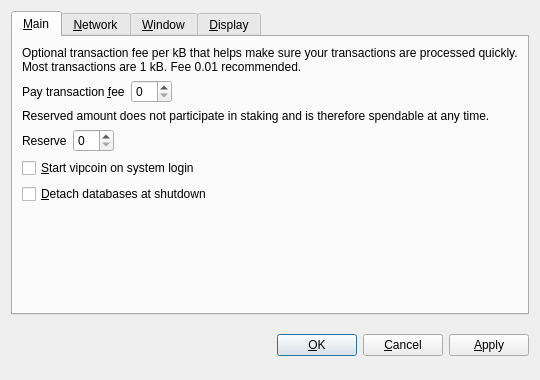
<?xml version="1.0" encoding="UTF-8"?>
<ui version="4.0">
 <class>OptionsDialog</class>
 <widget class="QDialog" name="OptionsDialog">
  <property name="geometry">
   <rect>
    <x>0</x>
    <y>0</y>
    <width>540</width>
    <height>380</height>
   </rect>
  </property>
  <property name="windowTitle">
   <string>Options</string>
  </property>
  <property name="modal">
   <bool>true</bool>
  </property>
  <layout class="QVBoxLayout" name="verticalLayout">
   <item>
    <widget class="QTabWidget" name="tabWidget">
     <property name="tabPosition">
      <enum>QTabWidget::North</enum>
     </property>
     <property name="currentIndex">
      <number>0</number>
     </property>
     <widget class="QWidget" name="tabMain">
      <attribute name="title">
       <string>&amp;Main</string>
      </attribute>
      <layout class="QVBoxLayout" name="verticalLayout_Main">
       <item>
        <widget class="QLabel" name="transactionFeeInfoLabel">
         <property name="text">
          <string>Optional transaction fee per kB that helps make sure your transactions are processed quickly. Most transactions are 1 kB. Fee 0.01 recommended.</string>
         </property>
         <property name="textFormat">
          <enum>Qt::PlainText</enum>
         </property>
         <property name="wordWrap">
          <bool>true</bool>
         </property>
        </widget>
       </item>
       <item>
        <layout class="QHBoxLayout" name="horizontalLayoutFee">
         <item>
          <widget class="QLabel" name="transactionFeeLabel">
           <property name="text">
            <string>Pay transaction &amp;fee</string>
           </property>
           <property name="textFormat">
            <enum>Qt::PlainText</enum>
           </property>
           <property name="buddy">
            <cstring>transactionFee</cstring>
           </property>
          </widget>
         </item>
         <item>
          <widget class="vipcoinAmountField" name="transactionFee"/>
         </item>
         <item>
          <spacer name="horizontalSpacerFee">
           <property name="orientation">
            <enum>Qt::Horizontal</enum>
           </property>
           <property name="sizeHint" stdset="0">
            <size>
             <width>40</width>
             <height>20</height>
            </size>
           </property>
          </spacer>
         </item>
        </layout>
       </item>
       <item>
        <widget class="QLabel" name="reserveBalanceInfoLabel">
         <property name="text">
          <string>Reserved amount does not participate in staking and is therefore spendable at any time.</string>
         </property>
         <property name="textFormat">
          <enum>Qt::PlainText</enum>
         </property>
         <property name="wordWrap">
          <bool>true</bool>
         </property>
        </widget>
       </item>
       <item>
        <layout class="QHBoxLayout" name="horizontalLayoutReserveBalance">
         <item>
          <widget class="QLabel" name="reserveBalanceLabel">
           <property name="text">
            <string>Reserve</string>
           </property>
           <property name="textFormat">
            <enum>Qt::PlainText</enum>
           </property>
           <property name="buddy">
            <cstring>reserveBalance</cstring>
           </property>
          </widget>
         </item>
         <item>
          <widget class="vipcoinAmountField" name="reserveBalance"/>
         </item>
         <item>
          <spacer name="horizontalSpacerReserveBalance">
           <property name="orientation">
            <enum>Qt::Horizontal</enum>
           </property>
           <property name="sizeHint" stdset="0">
            <size>
             <width>40</width>
             <height>20</height>
            </size>
           </property>
          </spacer>
         </item>
        </layout>
       </item>
       <item>
        <widget class="QCheckBox" name="vipcoinAtStartup">
         <property name="toolTip">
          <string>Automatically start vipcoin after logging in to the system.</string>
         </property>
         <property name="text">
          <string>&amp;Start vipcoin on system login</string>
         </property>
        </widget>
       </item>
       <item>
        <widget class="QCheckBox" name="detachDatabases">
         <property name="toolTip">
          <string>Detach block and address databases at shutdown. This means they can be moved to another data directory, but it slows down shutdown. The wallet is always detached.</string>
         </property>
         <property name="text">
          <string>&amp;Detach databases at shutdown</string>
         </property>
        </widget>
       </item>
       <item>
        <spacer name="verticalSpacer_Main">
         <property name="orientation">
          <enum>Qt::Vertical</enum>
         </property>
         <property name="sizeHint" stdset="0">
          <size>
           <width>20</width>
           <height>40</height>
          </size>
         </property>
        </spacer>
       </item>
      </layout>
     </widget>
     <widget class="QWidget" name="tabNetwork">
      <attribute name="title">
       <string>&amp;Network</string>
      </attribute>
      <layout class="QVBoxLayout" name="verticalLayout_Network">
       <item>
        <widget class="QCheckBox" name="mapPortUpnp">
         <property name="toolTip">
          <string>Automatically open the vipcoin client port on the router. This only works when your router supports UPnP and it is enabled.</string>
         </property>
         <property name="text">
          <string>Map port using &amp;UPnP</string>
         </property>
        </widget>
       </item>
       <item>
        <widget class="QCheckBox" name="connectSocks">
         <property name="toolTip">
          <string>Connect to the vipcoin network through a SOCKS proxy (e.g. when connecting through Tor).</string>
         </property>
         <property name="text">
          <string>&amp;Connect through SOCKS proxy:</string>
         </property>
        </widget>
       </item>
       <item>
        <layout class="QHBoxLayout" name="horizontalLayout_Network">
         <item>
          <widget class="QLabel" name="proxyIpLabel">
           <property name="text">
            <string>Proxy &amp;IP:</string>
           </property>
           <property name="textFormat">
            <enum>Qt::PlainText</enum>
           </property>
           <property name="buddy">
            <cstring>proxyIp</cstring>
           </property>
          </widget>
         </item>
         <item>
          <widget class="QValidatedLineEdit" name="proxyIp">
           <property name="maximumSize">
            <size>
             <width>140</width>
             <height>16777215</height>
            </size>
           </property>
           <property name="toolTip">
            <string>IP address of the proxy (e.g. 127.0.0.1)</string>
           </property>
          </widget>
         </item>
         <item>
          <widget class="QLabel" name="proxyPortLabel">
           <property name="text">
            <string>&amp;Port:</string>
           </property>
           <property name="textFormat">
            <enum>Qt::PlainText</enum>
           </property>
           <property name="buddy">
            <cstring>proxyPort</cstring>
           </property>
          </widget>
         </item>
         <item>
          <widget class="QLineEdit" name="proxyPort">
           <property name="maximumSize">
            <size>
             <width>55</width>
             <height>16777215</height>
            </size>
           </property>
           <property name="toolTip">
            <string>Port of the proxy (e.g. 9050)</string>
           </property>
          </widget>
         </item>
         <item>
          <widget class="QLabel" name="socksVersionLabel">
           <property name="text">
            <string>SOCKS &amp;Version:</string>
           </property>
           <property name="textFormat">
            <enum>Qt::PlainText</enum>
           </property>
           <property name="buddy">
            <cstring>socksVersion</cstring>
           </property>
          </widget>
         </item>
         <item>
          <widget class="QValueComboBox" name="socksVersion">
           <property name="toolTip">
            <string>SOCKS version of the proxy (e.g. 5)</string>
           </property>
          </widget>
         </item>
         <item>
          <spacer name="horizontalSpacer_Network">
           <property name="orientation">
            <enum>Qt::Horizontal</enum>
           </property>
           <property name="sizeHint" stdset="0">
            <size>
             <width>40</width>
             <height>20</height>
            </size>
           </property>
          </spacer>
         </item>
        </layout>
       </item>
       <item>
        <spacer name="verticalSpacer_Network">
         <property name="orientation">
          <enum>Qt::Vertical</enum>
         </property>
         <property name="sizeHint" stdset="0">
          <size>
           <width>20</width>
           <height>40</height>
          </size>
         </property>
        </spacer>
       </item>
      </layout>
     </widget>
     <widget class="QWidget" name="tabWindow">
      <attribute name="title">
       <string>&amp;Window</string>
      </attribute>
      <layout class="QVBoxLayout" name="verticalLayout_Window">
       <item>
        <widget class="QCheckBox" name="minimizeToTray">
         <property name="toolTip">
          <string>Show only a tray icon after minimizing the window.</string>
         </property>
         <property name="text">
          <string>&amp;Minimize to the tray instead of the taskbar</string>
         </property>
        </widget>
       </item>
       <item>
        <widget class="QCheckBox" name="minimizeOnClose">
         <property name="toolTip">
          <string>Minimize instead of exit the application when the window is closed. When this option is enabled, the application will be closed only after selecting Quit in the menu.</string>
         </property>
         <property name="text">
          <string>M&amp;inimize on close</string>
         </property>
        </widget>
       </item>
       <item>
        <spacer name="verticalSpacer_Window">
         <property name="orientation">
          <enum>Qt::Vertical</enum>
         </property>
         <property name="sizeHint" stdset="0">
          <size>
           <width>20</width>
           <height>40</height>
          </size>
         </property>
        </spacer>
       </item>
      </layout>
     </widget>
     <widget class="QWidget" name="tabDisplay">
      <attribute name="title">
       <string>&amp;Display</string>
      </attribute>
      <layout class="QVBoxLayout" name="verticalLayout_Display">
       <item>
        <layout class="QHBoxLayout" name="horizontalLayout_1_Display">
         <item>
          <widget class="QLabel" name="langLabel">
           <property name="text">
            <string>User Interface &amp;language:</string>
           </property>
           <property name="textFormat">
            <enum>Qt::PlainText</enum>
           </property>
           <property name="buddy">
            <cstring>lang</cstring>
           </property>
          </widget>
         </item>
         <item>
          <widget class="QValueComboBox" name="lang">
           <property name="toolTip">
            <string>The user interface language can be set here. This setting will take effect after restarting vipcoin.</string>
           </property>
          </widget>
         </item>
        </layout>
       </item>
       <item>
        <layout class="QHBoxLayout" name="horizontalLayout_2_Display">
         <item>
          <widget class="QLabel" name="unitLabel">
           <property name="text">
            <string>&amp;Unit to show amounts in:</string>
           </property>
           <property name="textFormat">
            <enum>Qt::PlainText</enum>
           </property>
           <property name="buddy">
            <cstring>unit</cstring>
           </property>
          </widget>
         </item>
         <item>
          <widget class="QValueComboBox" name="unit">
           <property name="toolTip">
            <string>Choose the default subdivision unit to show in the interface and when sending coins.</string>
           </property>
          </widget>
         </item>
        </layout>
       </item>
       <item>
        <widget class="QCheckBox" name="displayAddresses">
         <property name="toolTip">
          <string>Whether to show vipcoin addresses in the transaction list or not.</string>
         </property>
         <property name="text">
          <string>&amp;Display addresses in transaction list</string>
         </property>
        </widget>
       </item>
       <item>
        <widget class="QCheckBox" name="coinControlFeatures">
         <property name="toolTip">
          <string>Whether to show coin control features or not.</string>
         </property>
         <property name="text">
          <string>Display coin &amp;control features (experts only!)</string>
         </property>
        </widget>
       </item>
       <item>
        <spacer name="verticalSpacer_Display">
         <property name="orientation">
          <enum>Qt::Vertical</enum>
         </property>
         <property name="sizeHint" stdset="0">
          <size>
           <width>20</width>
           <height>40</height>
          </size>
         </property>
        </spacer>
       </item>
      </layout>
     </widget>
    </widget>
   </item>
   <item>
    <layout class="QHBoxLayout" name="horizontalLayout_Buttons">
     <item>
      <spacer name="horizontalSpacer_1">
       <property name="orientation">
        <enum>Qt::Horizontal</enum>
       </property>
       <property name="sizeHint" stdset="0">
        <size>
         <width>40</width>
         <height>48</height>
        </size>
       </property>
      </spacer>
     </item>
     <item>
      <widget class="QLabel" name="statusLabel">
       <property name="font">
        <font>
         <weight>75</weight>
         <bold>true</bold>
        </font>
       </property>
       <property name="text">
        <string/>
       </property>
       <property name="textFormat">
        <enum>Qt::PlainText</enum>
       </property>
       <property name="wordWrap">
        <bool>true</bool>
       </property>
      </widget>
     </item>
     <item>
      <spacer name="horizontalSpacer_2">
       <property name="orientation">
        <enum>Qt::Horizontal</enum>
       </property>
       <property name="sizeHint" stdset="0">
        <size>
         <width>40</width>
         <height>48</height>
        </size>
       </property>
      </spacer>
     </item>
     <item>
      <widget class="QPushButton" name="okButton">
       <property name="text">
        <string>&amp;OK</string>
       </property>
      </widget>
     </item>
     <item>
      <widget class="QPushButton" name="cancelButton">
       <property name="text">
        <string>&amp;Cancel</string>
       </property>
       <property name="autoDefault">
        <bool>false</bool>
       </property>
      </widget>
     </item>
     <item>
      <widget class="QPushButton" name="applyButton">
       <property name="text">
        <string>&amp;Apply</string>
       </property>
       <property name="autoDefault">
        <bool>false</bool>
       </property>
      </widget>
     </item>
    </layout>
   </item>
  </layout>
 </widget>
 <customwidgets>
  <customwidget>
   <class>vipcoinAmountField</class>
   <extends>QSpinBox</extends>
   <header>vipcoinamountfield.h</header>
  </customwidget>
  <customwidget>
   <class>QValueComboBox</class>
   <extends>QComboBox</extends>
   <header>qvaluecombobox.h</header>
  </customwidget>
  <customwidget>
   <class>QValidatedLineEdit</class>
   <extends>QLineEdit</extends>
   <header>qvalidatedlineedit.h</header>
  </customwidget>
 </customwidgets>
 <resources/>
 <connections/>
</ui>
